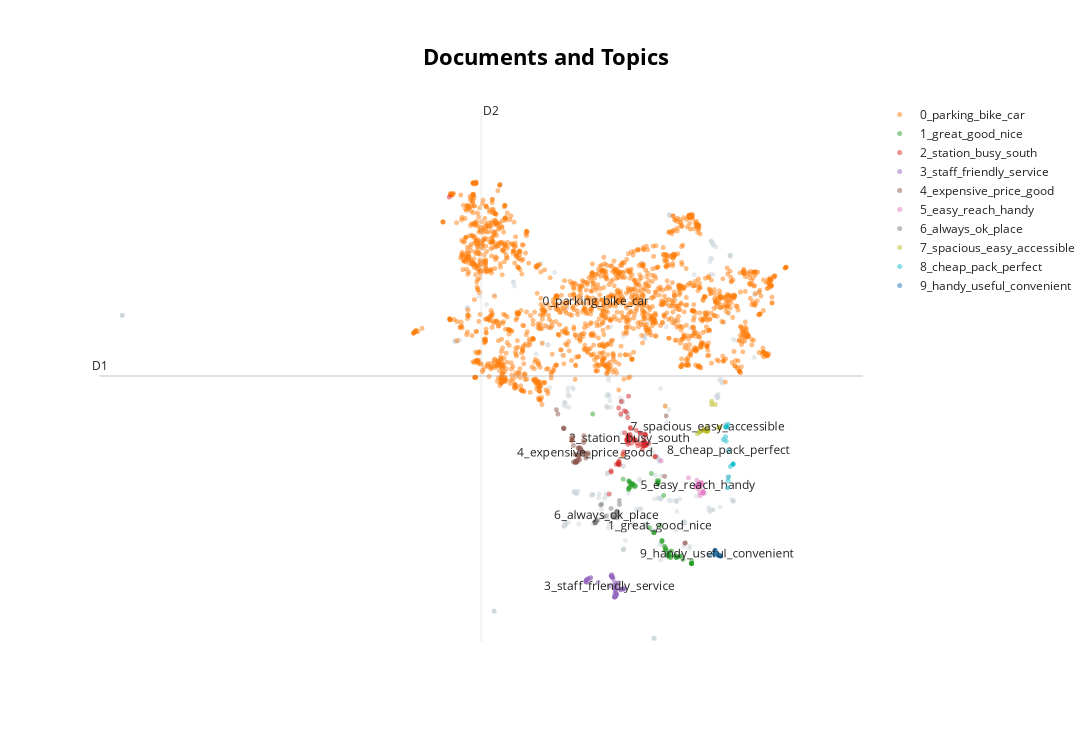

Notebook code for this chart:
### Code cell
model.visualize_documents(tokens, reduced_embeddings=reduced_embeddings)

### Figure 1 — Plotly figure (JSON) as saved in the notebook; plotly's stock layout.template omitted (floating-point values rounded to 4 significant figures; data arrays with more than 128 entries replaced by an {"elided": "..."} marker saying what was removed)
{"data": [{"hoverinfo": "text", "hovertext": {"elided": "324 str values"}, "marker": {"color": "#CFD8DC", "opacity": 0.5, "size": 5}, "mode": "markers+text", "name": "other", "showlegend": false, "type": "scattergl", "x": {"elided": "324 float values"}, "y": {"elided": "324 float values"}}, {"hoverinfo": "text", "hovertext": {"elided": "1871 str values"}, "marker": {"opacity": 0.5, "size": 5}, "mode": "markers+text", "name": "0_parking_bike_car", "text": {"elided": "1871 str values"}, "textfont": {"size": 12}, "type": "scattergl", "x": {"elided": "1871 float values"}, "y": {"elided": "1871 float values"}}, {"hoverinfo": "text", "hovertext": ["['good']", "['nice', 'good']", "['great', 'experience']", "['good', 'facility']", "['great', 'shopping']", "['looking', 'good', 'like']", "['good']", "['great']", "['good']", "['excellent', 'arranged']", "['good']", "['pretty', 'amstel', 'bier']", "['good']", "['great', 'held', 'us', 'instructions', 'hjl', 'hjl', 'worked', 'well', 'thank']", "['great', 'arranged', 'advance']", "['pretty']", "['everything', 'great']", "['everything', 'great']", "['great']", "['nice', 'place']", "['nice', 'enter']", "['excellent']", "['good', 'speak', 'something']", "['nice', 'place']", "['cool', 'world', 'opens']", "['well', 'maintained']", "['great', 'connection', 'everything']", "['nice', 'quiet']", "['good']", "['looks', 'nice']", "['great', 'shopping']", "['nice']", "['wonderful', 'annual', 'subscriptions']", "['relaxed']", "['well', 'maintained']", "['always', 'neat', 'space', 'enough']", "['looks', 'neatare', 'nicely', 'renovating']", "['nice', 'place', 'walk', 'sports', 'peace']", "['nice']", "['good', 'access']", "['good']", "['nice']", "['pretty']", "['great']", "['great', 'carthe', 'app', 'works', 'well', 'andor', 'comments']", "['fine', 'serves']", "['great', 'service', 'great', 'car']", "['yesterday', 'storm', 'nice', 'bey']", "['good']", "['excellent', 'connections']", "['good']", "['helpful', 'great', 'everything', 'superb']", "['coolest', 'everybody', 'see', 'eyes']", "['well', 'maintained']", "['good', 'excellent', 'location']", "['good', 'fries']", "['great']", "['good', 'place']", "['good', 'facility']", "['good', 'long', 'time']", "['great', 'experience']", "['comfortable']", "['nice', 'jolie']", "['great', 'p', 'r']", "['excellent', 'connections']", "['nice']", "['coolest', 'everybody', 'see', 'eyes']", "['great']", "['excellent', 'starting', 'point']", "['excellent']", "['compact', 'good', 'connections']", "['little', 'money', 'great', 'place']", "['nice', 'atmosphere']", "['good', 'dogood', 'instructions', 'follow']", "['look', 'happy', 'backsuper']", "['well', 'looks', 'pretty', 'cool']", "['great', 'service', 'great', 'car']", "['good', 'dogood', 'instructions', 'follow']", "['nice', 'place']", "['excellent']", "['good']", "['great', 'park', 'shopping']", null], "marker": {"opacity": 0.5, "size": 5}, "mode": "markers+text", "name": "1_great_good_nice", "text": ["", "", "", "", "", "", "", "", "", "", "", "", "", "", "", "", "", "", "", "", "", "", "", "", "", "", "", "", "", "", "", "", "", "", "", "", "", "", "", "", "", "", "", "", "", "", "", "", "", "", "", "", "", "", "", "", "", "", "", "", "", "", "", "", "", "", "", "", "", "", "", "", "", "", "", "", "", "", "", "", "", "", "1_great_good_nice"], "textfont": {"size": 12}, "type": "scattergl", "x": [10.06, 9.515, 8.636, 9.781, 8.694, 9.677, 10.07, 8.635, 10.06, 9.232, 10.07, 9.442, 10.06, 8.555, 9.096, 9.426, 8.552, 8.594, 8.633, 9.478, 9.504, 9.251, 9.718, 9.53, 9.353, 9.159, 8.561, 9.507, 10.07, 9.501, 8.679, 9.509, 8.417, 9.569, 9.156, 9.055, 9.411, 9.583, 9.529, 10.07, 10.06, 9.509, 9.44, 8.626, 8.556, 10.07, 8.581, 7.683, 10.07, 9.254, 10.07, 8.559, 9.347, 9.16, 9.391, 9.86, 8.647, 9.676, 9.82, 9.754, 8.626, 9.525, 9.52, 8.641, 9.258, 9.522, 9.353, 8.623, 9.257, 9.252, 9.276, 8.546, 9.517, 9.693, 9.537, 9.438, 8.575, 9.695, 9.503, 9.252, 10.07, 8.717, 9.304], "y": [2.474, 2.71, 4.535, 2.656, 4.46, 2.668, 2.468, 4.508, 2.468, 4.62, 2.471, 2.833, 2.467, 4.615, 4.803, 2.818, 4.397, 4.456, 4.515, 2.696, 2.663, 4.565, 2.632, 2.667, 3.07, 3.27, 4.441, 2.701, 2.47, 2.708, 4.497, 2.696, 4.656, 2.621, 3.266, 3.39, 2.914, 2.791, 2.671, 2.467, 2.473, 2.676, 2.824, 4.516, 4.604, 2.534, 4.562, 6.348, 2.462, 4.572, 2.464, 4.436, 3.044, 3.268, 4.234, 2.573, 4.53, 2.676, 2.665, 2.647, 4.54, 2.631, 2.68, 4.538, 4.574, 2.681, 3.041, 4.526, 4.521, 4.573, 4.618, 4.39, 2.668, 2.622, 2.78, 2.874, 4.576, 2.621, 2.692, 4.57, 2.463, 4.481, 3.446]}, {"hoverinfo": "text", "hovertext": ["['love', 'station', 'nice', 'view']", "['station', 'surrounded', 'big', 'office', 'buildings']", "['strategic', 'station']", "['nice', 'station', 'stations', 'shops']", "['covered', 'station', 'large', 'grocery', 'outlet', 'platform']", "['train', 'station', 'nice', 'sight', 'different', 'towers', 'zuidas']", "['pee', 'tube', 'operation']", "['station', 'connected', 'directly']", "['second', 'station']", "['wonderful', 'atmospheric', 'cityit', 'amazing', 'way', 'old', 'tenement', 'houses', 'woven', 'modern', 'futuristic', 'construction']", "['big', 'busy', 'peak', 'hours']", "['want', 'rip']", "['prins', 'station']", "['busy', 'affair']", "['beautiful', 'stations', 'everything']", "['de', 'amstel', 'light', 'festival']", "['facilities', 'beautiful', 'signage', 'etc', 'bad']", "['train']", "['busy']", "['busy', 'stationyou', 'look', 'eyes']", "['good', 'station']", "['nice', 'oudewest', 'station']", "['zuid', 'place']", "['almost', 'lines', 'central', 'station', 'pass']", "['metro', 'station']", "['train', 'station', 'nice', 'sight', 'different', 'towers', 'zuidas']", "['great', 'station', 'good', 'connections']", "['nice', 'station', 'stations', 'shops']", "['using', 'felyx', 'long', 'time', 'love']", "['warm', 'noisy', 'station']", "['big', 'transfer', 'station']", "['pay', 'attention', 'people']", "['huge', 'station', 'good', 'information']", "['trains', 'indicated']", "['nice', 'station', 'good', 'connections']", "['station', 'nicely', 'designed']", "['train', 'station', 'busy']", "['beautiful', 'station', 'meter', 'trains']", "['station', 'many', 'facilities']", "['metro', 'near', 'amstel', 'station']", "['long', 'line', 'saturday']", "['station', 'place', 'accumulation', 'highest', 'corporate', 'heights']", "['south', 'south', 'station', 'intercity', 'stations', 'america']", "['great', 'station', 'facilities']", "['nice', 'station', 'multiple', 'transit']", "['nice', 'station']", "['metro', 'near', 'amstel', 'station']", "['lot', 'eating']", "['public', 'facility']", "['often', 'busy', 'friday', 'saturday', 'evening']", "['nice', 'station', 'south', 'handy', 'want', 'north', 'south', 'line']", "['nd', 'last', 'station', 'noord', 'clean', 'green']", "['great', 'well', 'arranged', 'station']", "['small', 'nice', 'station']", "['fake', 'version', 'south']", "['clear', 'stationeateries', 'area']", "['many', 'companies', 'south']", "['beautiful', 'station']", "['outdated', 'station', 'many', 'facilities']", "['net', 'station', 'well', 'arranged']", "['way', 'busy']", "['new', 'lots', 'place']", "['regular', 'train', 'station', 'details']", "['busy', 'place', 'lot', 'connections']", "['pee', 'tube', 'operation']", "['big', 'station']", "['decent', 'station', 'bit', 'cramped']", "['zuid', 'wtc']", "['second', 'station']", "['good', 'traffic', 'junction']", "['excellent', 'cercanías', 'station']", "['beautiful', 'modern', 'architecture', 'around', 'zuidasmy', 'favorite', 'district']", "['station', 'quite', 'busy']", "['south', 'station']", "['great', 'transfer', 'station', 'schiphol']", null], "marker": {"opacity": 0.5, "size": 5}, "mode": "markers+text", "name": "2_station_busy_south", "text": ["", "", "", "", "", "", "", "", "", "", "", "", "", "", "", "", "", "", "", "", "", "", "", "", "", "", "", "", "", "", "", "", "", "", "", "", "", "", "", "", "", "", "", "", "", "", "", "", "", "", "", "", "", "", "", "", "", "", "", "", "", "", "", "", "", "", "", "", "", "", "", "", "", "", "", "2_station_busy_south"], "textfont": {"size": 12}, "type": "scattergl", "x": [8.971, 8.587, 8.536, 8.937, 8.587, 8.942, 8.682, 8.536, 8.541, 8.371, 8.312, 4.229, 8.749, 8.298, 9.179, 8.454, 8.31, 8.534, 8.297, 8.409, 8.948, 8.951, 8.829, 8.492, 8.524, 8.938, 8.921, 8.929, 8.132, 8.358, 8.615, 8.084, 8.885, 8.543, 8.981, 8.944, 8.517, 8.634, 8.68, 8.541, 8.125, 8.546, 8.557, 8.884, 8.923, 8.954, 8.532, 8.324, 8.723, 8.249, 8.734, 8.494, 8.876, 8.937, 8.53, 8.525, 8.532, 9.192, 8.596, 8.773, 8.293, 8.323, 8.524, 8.316, 8.695, 8.536, 8.445, 8.826, 8.514, 9.037, 8.922, 8.962, 8.434, 8.535, 8.84, 8.575], "y": [5.559, 5.813, 5.618, 5.611, 5.999, 5.816, 5.679, 5.682, 5.655, 6.673, 5.12, 11.98, 5.597, 5.058, 5.234, 5.858, 6.505, 5.738, 5.051, 5.308, 5.552, 5.59, 5.845, 5.676, 5.685, 5.827, 5.52, 5.619, 4.84, 6.35, 5.591, 4.271, 5.598, 5.771, 5.539, 5.525, 5.646, 5.731, 5.685, 5.736, 4.876, 6.81, 5.808, 5.517, 5.685, 5.577, 5.732, 5.05, 5.678, 5.041, 5.924, 6.401, 5.424, 5.592, 5.768, 6.256, 5.737, 5.248, 5.969, 5.522, 5.066, 5.027, 5.694, 5.109, 5.66, 5.562, 6.431, 5.854, 5.662, 5.587, 5.524, 5.805, 5.367, 5.727, 5.567, 5.712]}, {"hoverinfo": "text", "hovertext": ["['friendly', 'helpful']", "['ideal', 'free', 'friendly', 'staff']", "['good', 'service', 'nice', 'helpful', 'employees']", "['nice', 'employee']", "['always', 'nice', 'staff']", "['terrible', 'service', 'lazy', 'workers']", "['unfriendly', 'staff']", "['friendly', 'employees']", "['good', 'service', 'handy', 'system']", "['unfriendly', 'staff']", "['great', 'friendly', 'people', 'work', 'herealready', 'nice', 'helped', 'twicethank']", "['friendly', 'reliable', 'highly', 'recommended']", "['exceedingly', 'rude', 'staff']", "['good', 'pr', 'facilitythere', 'usually', 'supervision', 'employee']", "['welcoming', 'well', 'melted', 'personnel']", "['perfect', 'nice', 'service', 'oriented', 'employees']", "['friendly', 'staff']", "['super', 'good', 'service', 'nice', 'staff', 'safe', 'environment']", "['bad', 'service']", "['always', 'place', 'clean', 'friendly', 'employees']", "['rude', 'service']", "['good', 'service', 'nice', 'helpful', 'employees']", "['good', 'service']", "['rude', 'service']", "['friendly', 'helpful']", "['good', 'pr', 'facilitythere', 'usually', 'supervision', 'employee']", "['rude', 'staff', 'treat', 'us', 'like', 'animals']", "['friendly', 'staff', 'modern', 'system']", "['friendly', 'service', 'oriented', 'people']", "['nice', 'good', 'service']", "['rude', 'people', 'bad', 'service']", "['friendly', 'staff']", "['sympathetic']", "['rude', 'workers']", "['good', 'staff']", "['nice', 'good', 'service']", "['unfriendly', 'staff']", "['friendly', 'staff']", "['really', 'bad', 'service', 'recommended']", "['nice', 'staff', 'enough', 'place']", "['good', 'service', 'smile']", "['friendly', 'helpful', 'staff']", "['well', 'run', 'friendly', 'helpful', 'staff']", "['friendly', 'staff', 'helpful', 'truly', 'good']", "['good', 'service']", "['bad', 'customer', 'service']", "['rude', 'people', 'bad', 'service']", "['friendly', 'employees']", "['good', 'monitoring', 'pleasant', 'staff']", "['bad', 'customer', 'service']", "['friendly', 'service']", "['rude', 'workers']", "['flood', 'service']", "['friendly', 'service']", "['dredger', 'staff', 'demotivated', 'barely', 'help']", "['good', 'staff']", "['full', 'services', 'staff', 'counter', 'really', 'nice', 'friendly', 'helpful']", "['nasty', 'experience', 'helped', 'staff', 'present']", "['friendly', 'staff', 'fast']", "['friendly', 'staff', 'fast']", "['facility', 'clean', 'good', 'latest', 'food', 'staff', 'friendly']", null], "marker": {"opacity": 0.5, "size": 5}, "mode": "markers+text", "name": "3_staff_friendly_service", "text": ["", "", "", "", "", "", "", "", "", "", "", "", "", "", "", "", "", "", "", "", "", "", "", "", "", "", "", "", "", "", "", "", "", "", "", "", "", "", "", "", "", "", "", "", "", "", "", "", "", "", "", "", "", "", "", "", "", "", "", "", "", "3_staff_friendly_service"], "textfont": {"size": 12}, "type": "scattergl", "x": [8.402, 8.211, 8.152, 8.292, 8.226, 7.555, 8.216, 8.244, 8.146, 8.219, 8.171, 8.422, 7.539, 8.235, 8.225, 8.144, 8.23, 8.162, 7.632, 8.215, 7.521, 8.157, 8.126, 7.521, 8.438, 8.257, 7.526, 8.232, 8.35, 8.142, 7.536, 8.223, 8.435, 7.516, 8.229, 8.135, 8.204, 8.223, 7.629, 8.259, 8.134, 8.23, 8.251, 8.23, 8.129, 7.574, 7.53, 8.255, 8.271, 7.579, 8.361, 7.522, 7.814, 8.359, 8.21, 8.229, 8.203, 8.215, 8.236, 8.249, 8.216, 8.084], "y": [1.801, 1.595, 2.115, 1.966, 1.82, 2.06, 1.615, 1.649, 2.176, 1.605, 2.083, 1.808, 1.98, 1.651, 1.618, 2.127, 1.623, 2.101, 2.096, 1.857, 2.007, 2.118, 2.146, 2.006, 1.799, 1.677, 2.024, 1.607, 1.784, 2.132, 2.037, 1.619, 1.828, 1.99, 1.783, 2.14, 1.589, 1.613, 2.1, 1.954, 2.145, 1.701, 1.696, 1.862, 2.152, 2.071, 2.039, 1.662, 1.859, 2.072, 1.796, 1.999, 1.981, 1.799, 1.615, 1.794, 1.978, 1.704, 1.623, 1.637, 1.899, 1.875]}, {"hoverinfo": "text", "hovertext": ["['fantastic', 'solution', 'perfect', 'price']", "['easy', 'accessible', 'good', 'price', 'good', 'connection']", "['place', 'enough', 'nits', 'expensive']", "['become', 'expensive']", "['expensive', 'tight', 'well', 'arranged']", "['friendly', 'staff', 'quick', 'service', 'cheap', 'price', 'thank', 'much']", "['perfectly', 'arranged', 'great', 'price']", "['good', 'cars', 'good', 'price']", "['ideal', 'expensive']", "['expensive']", "['good', 'price']", "['nice', 'discount', 'thanks', 'energiedirect']", "['expensive', 'days']", "['ideal', 'means', 'transport', 'expensive']", "['nice', 'car', 'service', 'bit', 'expensive']", "['perfect', 'expensive']", "['went', 'welleasy', 'use', 'via', 'appnot', 'expensive']", "['really', 'super', 'nice', 'new', 'cars']", "['fast', 'good', 'repair', 'good', 'pricebetter', 'fietsplus']", "['good', 'price', 'combi', 'ov']", "['happy', 'service', 'provide', 'prices', 'reasonable']", "['happy', 'service', 'provide', 'prices', 'reasonable']", "['nice', 'discount', 'thanks', 'energiedirect']", "['nice', 'car', 'service', 'bit', 'expensive']", "['good', 'cars', 'good', 'price']", "['buy', 'tickets', 'much', 'easier']", "['sufficient', 'place', 'pricey']", "['super', 'handy', 'nice', 'cars']", "['completely', 'gold', 'expensive', 'clear']", "['good', 'point', 'put', 'car']", "['perfect', 'location', 'price']", "['expensive', 'buy', 'ov', 'combination', 'tickets']", "['great', 'connection', 'priceperformance', 'ratiotop']", "['expensive', 'good', 'connections']", "['well', 'arranged', 'pay', 'everything', 'arranged', 'better', 'travel', 'gvb', 'expensive']", "['nice', 'reasonable', 'priceeasy']", "['fine', 'expensive']", "['perfect', 'expensive']", "['expensive']", "['expensive', 'good', 'connections']", "['fair', 'price', 'great', 'connection']", "['great', 'price', 'good', 'connection']", "['unclear', 'buy', 'tickets']", "['shop', 'cardgood', 'expensivewith', 'tram']", "['nice', 'service', 'much', 'better', 'car', 'big']", "['everything', 'well', 'digitally', 'arrangedno', 'problems']", "['bad', 'conditions', 'extra', 'unforeseen', 'costs', 'expensive']", null], "marker": {"opacity": 0.5, "size": 5}, "mode": "markers+text", "name": "4_expensive_price_good", "text": ["", "", "", "", "", "", "", "", "", "", "", "", "", "", "", "", "", "", "", "", "", "", "", "", "", "", "", "", "", "", "", "", "", "", "", "", "", "", "", "", "", "", "", "", "", "", "", "4_expensive_price_good"], "textfont": {"size": 12}, "type": "scattergl", "x": [7.369, 9.452, 7.302, 7.278, 7.348, 7.469, 7.518, 6.983, 7.263, 7.274, 7.346, 9.914, 7.292, 7.221, 7.19, 7.275, 7.218, 6.809, 7.329, 7.362, 7.465, 7.47, 9.903, 7.19, 6.976, 7.572, 7.393, 6.844, 7.249, 6.995, 7.327, 7.497, 7.422, 7.342, 7.519, 7.392, 7.281, 7.311, 7.289, 7.346, 7.43, 7.391, 7.578, 7.206, 7.175, 9.415, 7.251, 7.499], "y": [5.157, 6.299, 5.282, 5.116, 5.202, 5.786, 5.201, 5.966, 5.1, 5.086, 5.47, 3.002, 5.129, 5.104, 5.676, 5.102, 5.533, 6.46, 5.467, 5.472, 5.666, 5.609, 2.996, 5.68, 5.985, 5.338, 5.419, 6.347, 5.093, 5.978, 5.15, 5.332, 5.403, 5.274, 5.278, 5.465, 5.131, 5.101, 5.106, 5.267, 5.338, 5.334, 5.302, 5.753, 5.732, 4.73, 5.3, 5.334]}, {"hoverinfo": "text", "hovertext": ["['easy', 'affordablesuper', 'well', 'arranged']", "['handy', 'simple', 'fast']", "['easy', 'find', 'affordable', 'easy']", "['easy', 'reliable']", "['nice', 'pretty', 'easy', 'reach']", "['always', 'space', 'easy', 'reach']", "['easy', 'way']", "['zo', 'easy']", "['easy', 'accessible', 'p', 'top', 'ov', 'connections']", "['well', 'arranged', 'easy']", "['good', 'easy']", "['easy']", "['easy', 'reliable']", "['easy', 'connections', 'nice', 'architecture']", "['easy', 'connection']", "['top', 'even', 'easy', 'connection']", "['easy', 'reach']", "['easy', 'connection']", "['good', 'reachswitch', 'easy']", "['big', 'neat', 'easy']", "['easy', 'reach', 'easy', 'reach']", "['handy', 'easy', 'accessible']", "['good', 'easy']", "['handy', 'system', 'beautiful', 'app']", "['large', 'easy', 'reach', 'handy']", "['large', 'easy', 'reach', 'handy']", "['top', 'hours', 'personal', 'superly', 'easy', 'reach', 'well', 'groomed']", "['easy', 'connection']", "['easy', 'use', 'coming', 'amersfoort', 'best', 'choice']", "['good', 'place', 'easy', 'orientate']", "['easy', 'way']", null], "marker": {"opacity": 0.5, "size": 5}, "mode": "markers+text", "name": "5_easy_reach_handy", "text": ["", "", "", "", "", "", "", "", "", "", "", "", "", "", "", "", "", "", "", "", "", "", "", "", "", "", "", "", "", "", "", "5_easy_reach_handy"], "textfont": {"size": 12}, "type": "scattergl", "x": [10.19, 10.35, 10.23, 10.21, 10.19, 10.22, 10.24, 10.22, 10.3, 9.99, 10.22, 10.22, 10.21, 9.331, 10.29, 10.28, 10.25, 10.27, 10.21, 10.27, 10.27, 10.34, 10.21, 10.26, 10.35, 10.34, 10.31, 10.27, 10.16, 10.17, 10.28, 10.21], "y": [4.629, 4.287, 4.541, 4.498, 4.483, 4.41, 4.53, 4.521, 4.564, 4.691, 4.49, 4.501, 4.497, 5.134, 4.548, 4.526, 4.503, 4.52, 4.492, 4.231, 4.472, 4.352, 4.476, 4.305, 4.321, 4.312, 4.499, 4.522, 4.457, 4.486, 4.567, 4.496]}, {"hoverinfo": "text", "hovertext": ["['always', 'place']", "['try']", "['drama', 'never']", "['ok']", "['commercial']", "['four', 'us']", "['everything', 'ok', 'quick', 'access']", "['amid', 'old']", "['crazy']", "['always', 'spot']", "['drama', 'never']", "['unavailable']", "['always', 'place']", "['chaos']", "['always', 'spot']", "['winner']", "['works']", "['bit', 'confusing']", "['always', 'place']", "['outcome']", "['everything', 'ok']", "['always', 'place']", "['place']", "['ok']", "['characteristic', 'place']", "['always', 'place']", "['opens', 'count']", "['doesnt', 'work']", "['bit', 'confusing']", "['almost', 'always', 'place']", null], "marker": {"opacity": 0.5, "size": 5}, "mode": "markers+text", "name": "6_always_ok_place", "text": ["", "", "", "", "", "", "", "", "", "", "", "", "", "", "", "", "", "", "", "", "", "", "", "", "", "", "", "", "", "", "6_always_ok_place"], "textfont": {"size": 12}, "type": "scattergl", "x": [7.744, 8.183, 7.77, 8.258, 7.945, 8.126, 8.325, 8.263, 8.302, 7.742, 7.771, 7.872, 7.733, 8.266, 7.743, 8.226, 8.167, 8.281, 7.741, 8.257, 8.328, 7.739, 7.809, 8.262, 7.763, 7.739, 8.161, 7.901, 8.275, 7.759, 8.015], "y": [3.52, 3.666, 3.568, 3.82, 3.681, 3.898, 4.104, 3.797, 3.733, 3.523, 3.566, 3.988, 3.547, 3.789, 3.534, 3.663, 3.677, 3.811, 3.535, 3.664, 4.001, 3.532, 3.6, 3.809, 3.55, 3.53, 3.746, 4.007, 3.818, 3.545, 3.707]}, {"hoverinfo": "text", "hovertext": ["['right', 'place', 'spacious']", "['easy', 'drive', 'perfect', 'size', 'like']", "['nice', 'spacious', 'place', 'good', 'price']", "['easy', 'accessible', 'beautiful', 'light']", "['spacious', 'well', 'arranged']", "['good', 'accessibility']", "['nice', 'spacious', 'limit', 'hight']", "['easy', 'drive', 'perfect', 'size', 'like']", "['spacious', 'easy', 'accessible']", "['spacious', 'subjects', 'easy', 'drive']", "['modern', 'spacious', 'free']", "['easy', 'rent', 'well', 'located']", "['always', 'place', 'spacious', 'cheap']", "['nice', 'spacious', 'always', 'place']", "['big', 'place', 'rent', 'fits', 'easy']", "['spacious', 'place', 'good', 'connection']", "['well', 'arrangedcould', 'drive', 'effortlessly']", "['accessible']", "['easy', 'accessible', 'well', 'arranged', 'construction', 'fair']", "['spacious', 'easy', 'accessible']", "['big', 'place', 'rent', 'fits', 'easy']", "['spacious', 'easy', 'accessible']", null], "marker": {"opacity": 0.5, "size": 5}, "mode": "markers+text", "name": "7_spacious_easy_accessible", "text": ["", "", "", "", "", "", "", "", "", "", "", "", "", "", "", "", "", "", "", "", "", "", "7_spacious_easy_accessible"], "textfont": {"size": 12}, "type": "scattergl", "x": [10.43, 10.26, 10.44, 10.36, 10.43, 10.55, 10.44, 10.26, 10.36, 10.3, 10.41, 10.71, 10.46, 10.44, 10.73, 10.43, 10.21, 10.55, 10.63, 10.36, 10.74, 10.36, 10.45], "y": [5.904, 5.882, 5.907, 5.923, 5.896, 6.679, 5.914, 5.882, 5.932, 5.911, 5.914, 5.985, 5.909, 5.909, 6.0, 5.908, 5.835, 6.595, 6.594, 5.932, 6.005, 5.929, 6.016]}, {"hoverinfo": "text", "hovertext": ["['cheap', 'pack']", "['covered', 'relatively', 'cheap', 'always', 'place']", "['perfect', 'way', 'easy', 'cheaply']", "['cheap', 'pack']", "['cheapway']", "['cheap', 'simple', 'connection', 'covered']", "['super', 'uncomplicated', 'cheap']", "['cheap', 'pr', 'solution']", "['fast', 'cheap', 'easy']", "['super', 'handy', 'cheap']", "['perfect', 'cheap']", "['cheap']", "['never', 'used', 'service', 'super', 'handy']", "['cheap', 'way', 'five', 'people']", "['easy', 'cheap', 'shopping']", "['perfect', 'strategic', 'cheap', 'min', 'people']", "['cheap']", "['good', 'connection', 'cheap']", null], "marker": {"opacity": 0.5, "size": 5}, "mode": "markers+text", "name": "8_cheap_pack_perfect", "text": ["", "", "", "", "", "", "", "", "", "", "", "", "", "", "", "", "", "", "8_cheap_pack_perfect"], "textfont": {"size": 12}, "type": "scattergl", "x": [11.07, 10.89, 10.83, 11.07, 11.07, 10.9, 10.96, 11.0, 10.91, 10.94, 10.9, 11.06, 10.94, 10.94, 10.91, 10.88, 11.06, 10.89, 10.96], "y": [5.048, 6.004, 5.684, 5.05, 5.041, 6.02, 4.718, 4.986, 6.009, 4.617, 5.644, 5.047, 4.432, 6.084, 6.022, 5.76, 5.049, 6.01, 5.401]}, {"hoverinfo": "text", "hovertext": ["['really', 'convenient']", "['convenient']", "['useful']", "['really', 'useful', 'option']", "['handy']", "['really', 'useful', 'option']", "['handy', 'visit']", "['useful']", "['convenient']", "['it’s', 'convenient']", "['handy']", "['handy', 'park']", "['handy']", "['handy', 'always', 'informative']", "['practical']", "['decent', 'option']", "['recommended']", null], "marker": {"opacity": 0.5, "size": 5}, "mode": "markers+text", "name": "9_handy_useful_convenient", "text": ["", "", "", "", "", "", "", "", "", "", "", "", "", "", "", "", "", "9_handy_useful_convenient"], "textfont": {"size": 12}, "type": "scattergl", "x": [10.62, 10.63, 10.71, 10.61, 10.75, 10.62, 10.76, 10.73, 10.63, 10.63, 10.75, 10.77, 10.75, 10.76, 10.71, 10.49, 10.63, 10.68], "y": [2.793, 2.797, 2.674, 2.71, 2.668, 2.712, 2.665, 2.671, 2.804, 2.812, 2.671, 2.653, 2.669, 2.665, 2.702, 2.68, 2.691, 2.708]}], "layout": {"annotations": [{"showarrow": false, "text": "D1", "x": -4.194, "y": 7.336, "yshift": 10}, {"showarrow": false, "text": "D2", "x": 5.0, "xshift": 10, "y": 14.23}], "height": 750, "shapes": [{"line": {"color": "#CFD8DC", "width": 2}, "type": "line", "x0": 5.0, "x1": 5.0, "y0": 0.4447, "y1": 14.23}, {"line": {"color": "#9E9E9E", "width": 2}, "type": "line", "x0": -4.194, "x1": 14.19, "y0": 7.336, "y1": 7.336}], "title": {"font": {"color": "Black", "size": 22}, "text": "<b>Documents and Topics</b>", "x": 0.5, "xanchor": "center", "yanchor": "top"}, "width": 1200, "xaxis": {"visible": false}, "yaxis": {"visible": false}}}
